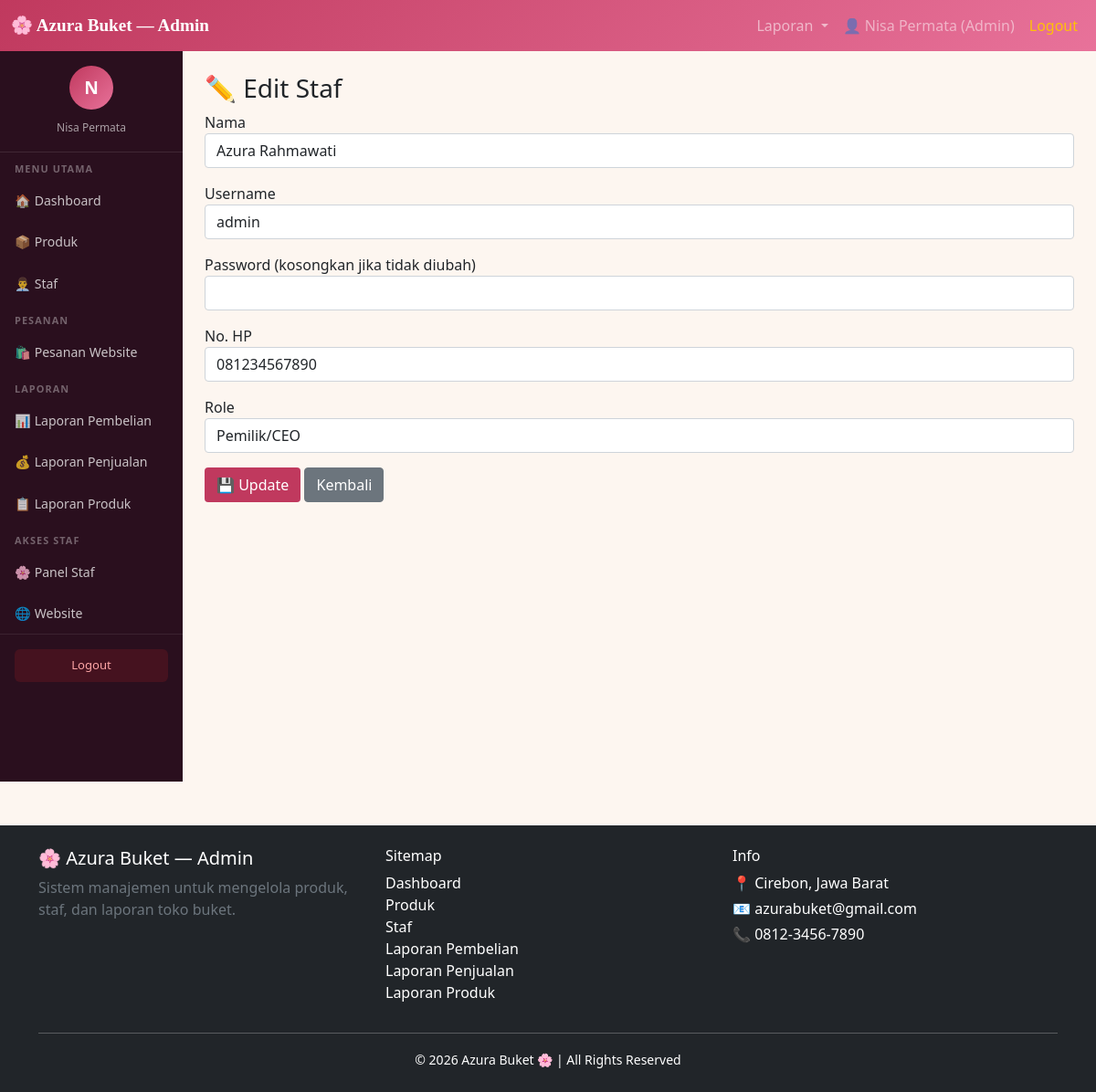
Screenshot of /admin/index.php?menu=edit_staf&id=1 (signed in) with the database file from the repository.
### tables this page shows
CREATE TABLE IF NOT EXISTS `staf` (
  `id`         INT AUTO_INCREMENT PRIMARY KEY,
  `nama`       VARCHAR(100) NOT NULL,
  `username`   VARCHAR(60)  NOT NULL UNIQUE,
  `password`   VARCHAR(255) NOT NULL,
  `role`       ENUM('pemilik','admin','staf') DEFAULT 'staf',
  `no_hp`      VARCHAR(20)  DEFAULT '',
  `created_at` TIMESTAMP DEFAULT CURRENT_TIMESTAMP
);

### admin/edit_staf.php (the view, shortened to what this page needs)
<?php
include 'koneksi.php';
$id = $_GET['id'];
$data = mysqli_query($conn, "SELECT * FROM staf WHERE id='$id'");
$row = mysqli_fetch_assoc($data);
?>
<h3>✏️ Edit Staf</h3>
<form action="update_staf.php" method="POST">
    <div class="mb-3">
        <label>Nama</label>
        <input type="text" name="nama" value="<?= htmlspecialchars($row['nama']) ?>" class="form-control">
    </div>
    <div class="mb-3">
        <label>Username</label>
        <input type="text" name="username" value="<?= htmlspecialchars($row['username']) ?>" class="form-control">
    </div>
    <div class="mb-3">
        <label>Password (kosongkan jika tidak diubah)</label>
        <input type="password" name="password" class="form-control">
    </div>
    <div class="mb-3">
        <label>No. HP</label>
        <input type="text" name="no_hp" value="<?= htmlspecialchars($row['no_hp'] ?? '') ?>" class="form-control">
    </div>
    <div class="mb-3">
        <label>Role</label>
        <select name="role" class="form-control">
            <option value="pemilik" <?= $row['role']=='pemilik' ? 'selected' : '' ?>>Pemilik/CEO</option>
        </select>
    </div>
    <button class="btn" style="background:#c0395e;color:#fff">💾 Update</button>
    <a href="index.php?menu=staf" class="btn btn-secondary">Kembali</a>
</form>

### admin/dashboard.php (style rules this page uses)
body { background-color: #fdf6f0; }

### rows the page displays
staf: nama "Azura Rahmawati", username "admin", no_hp "081234567890", role "Pemilik/CEO"

### other values shown
$_SESSION['nama'] "Nisa Permata"
$_SESSION['role'] "Admin"
substr($_SESSION['nama'] ?? 'A', 0, 1) "N"
